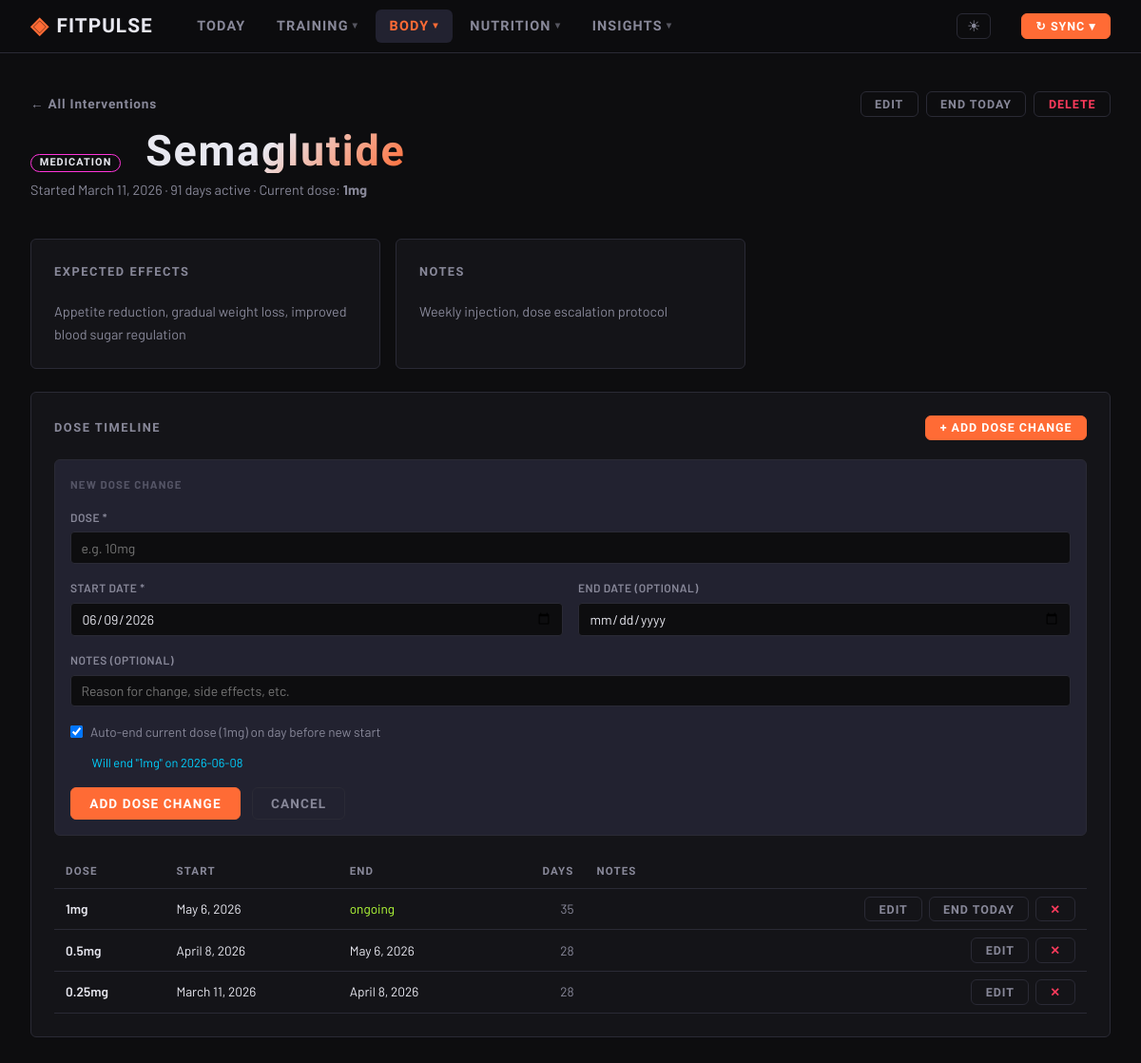
Page /interventions/1/ on the committed database.
### workouts/models.py (models this page shows, shortened)
class Intervention(models.Model):
    CATEGORY_CHOICES = [
        ("medication", "Medication"),
        ("supplement", "Supplement"),
        ("hormone", "Hormone"),
        ("lifestyle", "Lifestyle"),
        ("surgery", "Surgery"),
        ("other", "Other"),
    ]
    name = models.CharField(max_length=200)
    category = models.CharField(max_length=20, choices=CATEGORY_CHOICES)
    start_date = models.DateField(db_index=True)
    end_date = models.DateField(null=True, blank=True, db_index=True)
    notes = models.TextField(blank=True)
    expected_effects = models.TextField(blank=True)
    created_at = models.DateTimeField(auto_now_add=True)
    updated_at = models.DateTimeField(auto_now=True)
    class Meta:
        ordering = ["-start_date"]
    @property
    def is_active(self):
        from datetime import date
        return self.end_date is None or self.end_date > date.today()
    @property
    def duration_days(self):
        from datetime import date
        end = self.end_date or date.today()
        return (end - self.start_date).days
    @property
    def current_dose(self):
        from datetime import date
        from django.db.models import Q
        today = date.today()
        return self.dose_changes.filter(
            start_date__lte=today
        ).filter(
            Q(end_date__gte=today) | Q(end_date__isnull=True)
        ).order_by("-start_date").first()

class DoseChange(models.Model):
    intervention = models.ForeignKey(
        "Intervention", on_delete=models.CASCADE, related_name="dose_changes"
    )
    dose = models.CharField(max_length=100)
    start_date = models.DateField(db_index=True)
    end_date = models.DateField(null=True, blank=True, db_index=True)
    notes = models.TextField(blank=True)
    created_at = models.DateTimeField(auto_now_add=True)
    class Meta:
        ordering = ["start_date"]
        constraints = [
            models.UniqueConstraint(
                fields=["intervention", "start_date"],
                name="unique_dose_change_per_intervention_date",
            ),
        ]
    @property
    def duration_days(self):
        from datetime import date
        end = self.end_date or date.today()
        return (end - self.start_date).days

### workouts/views.py (the view, shortened to what this page needs)
# urls.py: path("interventions/<int:pk>/", intervention_detail, name="intervention_detail"),
def intervention_detail(request, pk):
    from .models import DoseChange
    intervention = get_object_or_404(Intervention, pk=pk)
    dose_changes = intervention.dose_changes.order_by("-start_date")
    active_dose = (
        intervention.dose_changes.filter(end_date__isnull=True).order_by("-start_date").first()
    )
    return render(request, "workouts/intervention_detail.html", {
        "intervention": intervention,
        "dose_changes": dose_changes,
        "active_dose": active_dose,
        "category_choices": Intervention.CATEGORY_CHOICES,
    })

### workouts/templatetags/workout_filters.py (called while the page is built)
@register.simple_tag
def last_synced():
    from workouts.models import CachedWorkout
    result = CachedWorkout.objects.aggregate(Max('synced_at'))
    return result.get('synced_at__max')

### templates/workouts/intervention_detail.html (shortened to what this page needs)
{% extends "base.html" %}
{% load workout_filters %}
{% block nav_body_group %}active{% endblock %}
{% block content %}
<div class="page-header">
  <div class="page-header-row">
    <div>
      <a href="{% url 'interventions' %}" class="back-link">&larr; All Interventions</a>
      <h1 class="page-title">
        <span class="cat-badge cat-{{ intervention.category }}">{{ intervention.category }}</span>
        &nbsp;{{ intervention.name }}
      </h1>
      <p class="page-sub">
        {% if intervention.is_active %}
          Started {{ intervention.start_date }} &middot; {{ intervention.duration_days }} days active
        {% else %}
          {{ intervention.start_date }} → {{ intervention.end_date }} &middot; {{ intervention.duration_days }} days
        {% endif %}
        {% if intervention.current_dose %}
          &middot; Current dose: <strong>{{ intervention.current_dose.dose }}</strong>
        {% endif %}
      </p>
    </div>
    <div style="display:flex;gap:0.5rem;align-items:flex-start;flex-wrap:wrap">
      <button class="btn btn-ghost btn-sm" onclick="document.getElementById('edit-intervention-form').classList.toggle('hidden')">Edit</button>
      <form method="post" action="{% url 'intervention_end' intervention.pk %}" style="margin:0">
        <button class="btn btn-ghost btn-sm" type="submit">
          {% if intervention.is_active %}End Today{% else %}Re-open{% endif %}
        </button>
      </form>
      <form method="post" action="{% url 'intervention_delete' intervention.pk %}" style="margin:0"
        onsubmit="return confirm('Delete {{ intervention.name }}?')">
        <button class="btn btn-ghost btn-sm" type="submit" style="color:var(--accent-red)">Delete</button>
      </form>
    </div>
  </div>
</div>
{% if intervention.expected_effects or intervention.notes %}
<div style="display:grid;grid-template-columns:repeat(auto-fill,minmax(280px,1fr));gap:1rem;margin-bottom:1.5rem">
  {% if intervention.expected_effects %}
  <div class="chart-card" style="margin-top:0">
    <div class="chart-header"><h3 class="chart-title">EXPECTED EFFECTS</h3></div>
    <p style="color:var(--text-muted);font-size:0.9rem;margin:0">{{ intervention.expected_effects }}</p>
  </div>
  {% endif %}
  {% if intervention.notes %}
  <div class="chart-card" style="margin-top:0">
    <div class="chart-header"><h3 class="chart-title">NOTES</h3></div>
    <p style="color:var(--text-muted);font-size:0.9rem;white-space:pre-wrap;margin:0">{{ intervention.notes }}</p>
  </div>
  {% endif %}
</div>
{% endif %}
<div class="chart-card">
  <div class="chart-header">
    <h3 class="chart-title">DOSE TIMELINE</h3>
    <button class="btn btn-accent btn-sm" onclick="document.getElementById('add-dose-form').classList.toggle('hidden')">+ Add Dose Change</button>
  </div>
  <div id="add-dose-form" class="{% if not active_dose %}hidden{% endif %}" style="background:var(--bg-raised);border-radius:var(--r);padding:1rem;margin-bottom:1.25rem;border:1px solid var(--border)">
    <div style="font-size:0.72rem;letter-spacing:0.1em;color:var(--text-dim);text-transform:uppercase;font-weight:700;margin-bottom:0.75rem">NEW DOSE CHANGE</div>
    <form method="post">
      <div class="add-form-grid" style="grid-template-columns:repeat(2,1fr)">
        <div class="form-group" style="grid-column:span 2">
          <label class="form-label">Dose *</label>
          <input name="dose" class="form-input" placeholder="e.g. 10mg" required id="new-dose-input">
        </div>
        <div class="form-group">
          <label class="form-label">Start Date *</label>
          <input name="start_date" type="date" class="form-input" value="{% now 'Y-m-d' %}" id="new-dose-start" required onchange="updateDosePreview()">
        </div>
        <div class="form-group">
          <label class="form-label">End Date (optional)</label>
          <input name="end_date" type="date" class="form-input">
        </div>
        <div class="form-group" style="grid-column:span 2">
          <label class="form-label">Notes (optional)</label>
          <input name="notes" class="form-input" placeholder="Reason for change, side effects, etc.">
        </div>
        {% if active_dose %}
        <div class="form-group" style="grid-column:span 2">
          <label style="display:flex;align-items:center;gap:0.5rem;cursor:pointer;font-size:0.85rem;color:var(--text-muted)">
            <input type="checkbox" name="auto_end_previous" value="1" checked id="auto-end-cb" onchange="updateDosePreview()">
            Auto-end current dose ({{ active_dose.dose }}) on day before new start
          </label>
          <div id="dose-preview" style="font-size:0.8rem;color:var(--accent-alt);margin-top:0.35rem;padding-left:1.4rem"></div>
        </div>
        {% endif %}
      </div>
      <div style="margin-top:1rem;display:flex;gap:0.75rem">
        <button type="submit" class="btn btn-accent">Add Dose Change</button>
        <button type="button" class="btn btn-ghost" onclick="document.getElementById('add-dose-form').classList.add('hidden')">Cancel</button>
      </div>
    </form>
  </div>
  {% if dose_changes %}
  <div style="overflow-x:auto">
    <table class="analysis-table">
      <thead>
        <tr>
          <th>Dose</th>
          <th>Start</th>
          <th>End</th>
          <th style="text-align:right">Days</th>
          <th>Notes</th>
          <th></th>
        </tr>
      </thead>
      <tbody>
        {% for dc in dose_changes %}
        <tr id="dc-row-{{ dc.pk }}">
          <td style="font-weight:600;color:var(--text)">{{ dc.dose }}</td>
          <td>{{ dc.start_date }}</td>
          <td>{% if dc.end_date %}{{ dc.end_date }}{% else %}<span style="color:var(--accent-green)">ongoing</span>{% endif %}</td>
          <td style="text-align:right;color:var(--text-muted)">{{ dc.duration_days }}</td>
          <td style="color:var(--text-muted);font-size:0.8rem">{{ dc.notes }}</td>
          <td>
            <div style="display:flex;gap:0.4rem;justify-content:flex-end">
              <button class="btn btn-ghost btn-sm" onclick="toggleEditDose({{ dc.pk }})">Edit</button>
              {% if not dc.end_date %}
              <form method="post" style="margin:0">
                <button class="btn btn-ghost btn-sm" type="submit">End Today</button>
              </form>
              {% endif %}
              <form method="post" style="margin:0" onsubmit="return confirm('Delete this dose entry?')">
                <button class="btn btn-ghost btn-sm" type="submit" style="color:var(--accent-red)">✕</button>
              </form>
            </div>
          </td>
        </tr>
        {% endfor %}
      </tbody>
    </table>
  </div>
  {% else %}
  <p style="color:var(--text-muted);font-size:0.9rem;padding:0.5rem 0">No dose changes recorded yet. Add one above.</p>
  {% endif %}
</div>
{% endblock %}

### static/css/main.css (style rules this page uses)
:root { --bg: #0d0d0f; --bg-card: #141418; --bg-raised: #222230; --bg-hover: #2c2c3c; --border: #2a2a35; --border-accent: #3a3a48; --text: #e8e8f0; --text-muted: #888899; --text-dim: #555566; --accent: #FF6B35; --accent-alt: #00D1FF; --accent-green: #B4FF39; --accent-red: #FF3B5C; --nav-bg: rgba(13, 13, 15, 0.85); --nav-h: 56px; --r: 6px; }
*, *::before, *::after { box-sizing: border-box; margin: 0; padding: 0; }
html { font-size: 16px; }
body { background: var(--bg); color: var(--text); font-family: 'Barlow', sans-serif; font-size: 0.95rem; line-height: 1.6; min-height: 100vh; }
a { color: var(--accent); text-decoration: none; }
.page-header { margin-bottom: 2.5rem; }
.page-title { font-family: 'Barlow Condensed', sans-serif; font-size: 2.8rem; font-weight: 800; letter-spacing: 0.04em; line-height: 1; background: linear-gradient(135deg, var(--text) 60%, var(--accent)); -webkit-background-clip: text; -webkit-text-fill-color: transparent; background-clip: text; }
.page-sub { color: var(--text-muted); margin-top: 0.4rem; font-size: 0.9rem; }
.back-link { display: inline-block; margin-bottom: 1rem; font-family: 'Barlow Condensed', sans-serif; font-size: 0.85rem; font-weight: 600; letter-spacing: 0.06em; color: var(--text-muted); text-decoration: none; }
.btn { display: inline-flex; align-items: center; gap: 0.4rem; padding: 0.5rem 1.2rem; font-family: 'Barlow Condensed', sans-serif; font-size: 0.85rem; font-weight: 700; letter-spacing: 0.08em; text-transform: uppercase; border-radius: var(--r); border: 1px solid transparent; cursor: pointer; text-decoration: none; transition: all 0.15s; }
.btn-sm { padding: 0.3rem 0.9rem; font-size: 0.78rem; }
.btn-accent { background: var(--accent); color: #fff; border-color: var(--accent); }
.btn-ghost { background: transparent; color: var(--text-muted); border-color: var(--border); }
.chart-card { background: var(--bg-card); border: 1px solid var(--border); border-radius: var(--r); padding: 1.5rem; margin-top: 1.5rem; }
.chart-header { display: flex; justify-content: space-between; align-items: center; margin-bottom: 1.25rem; }
.chart-title { font-family: 'Barlow Condensed', sans-serif; font-size: 0.8rem; font-weight: 700; letter-spacing: 0.12em; color: var(--text-muted); }
.page-header-row { display: flex; justify-content: space-between; align-items: flex-start; gap: 1.5rem; }
:root { --cat-medication: #ff35da; --cat-supplement: #B4FF39; --cat-hormone: #A78BFA; --cat-lifestyle: #00D1FF; --cat-surgery: #FF8A65; --cat-other: #888899; }
.cat-badge { display: inline-block; font-family: 'Barlow Condensed', sans-serif; font-size: 0.68rem; font-weight: 700; letter-spacing: 0.1em; text-transform: uppercase; padding: 0.2rem 0.55rem; border-radius: 999px; border: 1px solid currentColor; }
.cat-medication { color: var(--cat-medication); }
.add-form-grid { display: grid; grid-template-columns: repeat(auto-fill, minmax(200px, 1fr)); gap: 1rem; margin-top: 1rem; }
.form-group { display: flex; flex-direction: column; gap: 0.3rem; }
.form-label { font-size: 0.75rem; font-weight: 600; color: var(--text-muted); letter-spacing: 0.04em; text-transform: uppercase; }
.form-input, .form-select, .form-textarea { background: var(--bg); color: var(--text); border: 1px solid var(--border); border-radius: 4px; padding: 0.45rem 0.65rem; font-family: 'Barlow', sans-serif; font-size: 0.875rem; outline: none; transition: border-color 0.15s; }
.analysis-table { width: 100%; border-collapse: collapse; font-size: 0.85rem; }
.analysis-table th { font-family: 'Barlow Condensed', sans-serif; font-size: 0.72rem; font-weight: 700; letter-spacing: 0.1em; text-transform: uppercase; color: var(--text-muted); padding: 0.5rem 0.75rem; border-bottom: 1px solid var(--border); text-align: left; }
.analysis-table td { padding: 0.5rem 0.75rem; border-bottom: 1px solid var(--border); }
.form-group { display: flex; flex-direction: column; gap: 0.35rem; }

### rows in the picture
Intervention: category "MEDICATION", name "Semaglutide", start_date "March 11, 2026", duration_days "91", current_dose.dose "1mg", expected_effects "Appetite reduction, gradual weight loss, improved blood sugar regulation", notes "Weekly injection, dose escalation protocol"
DoseChange: dose "1mg", start_date "May 6, 2026", shows "ongoing", duration_days "35"
DoseChange: dose "0.5mg", start_date "April 8, 2026", end_date "May 6, 2026", duration_days "28"
DoseChange: dose "0.25mg", start_date "March 11, 2026", end_date "April 8, 2026", duration_days "28"
